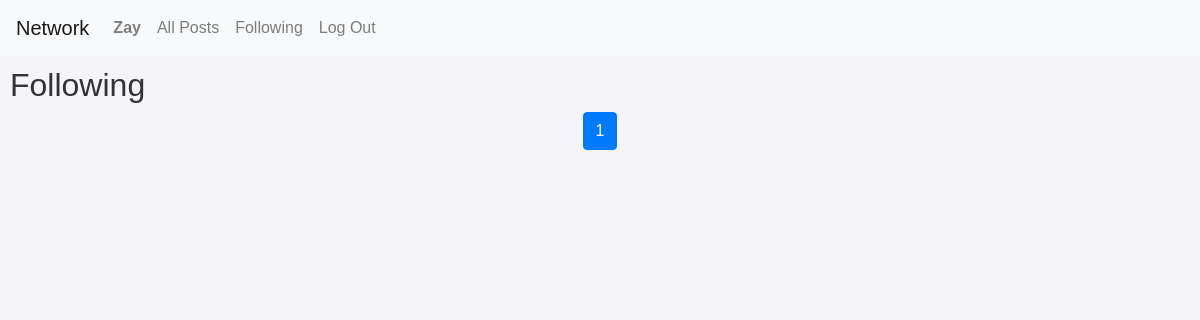
Page /following (signed in) on the earlier database version.
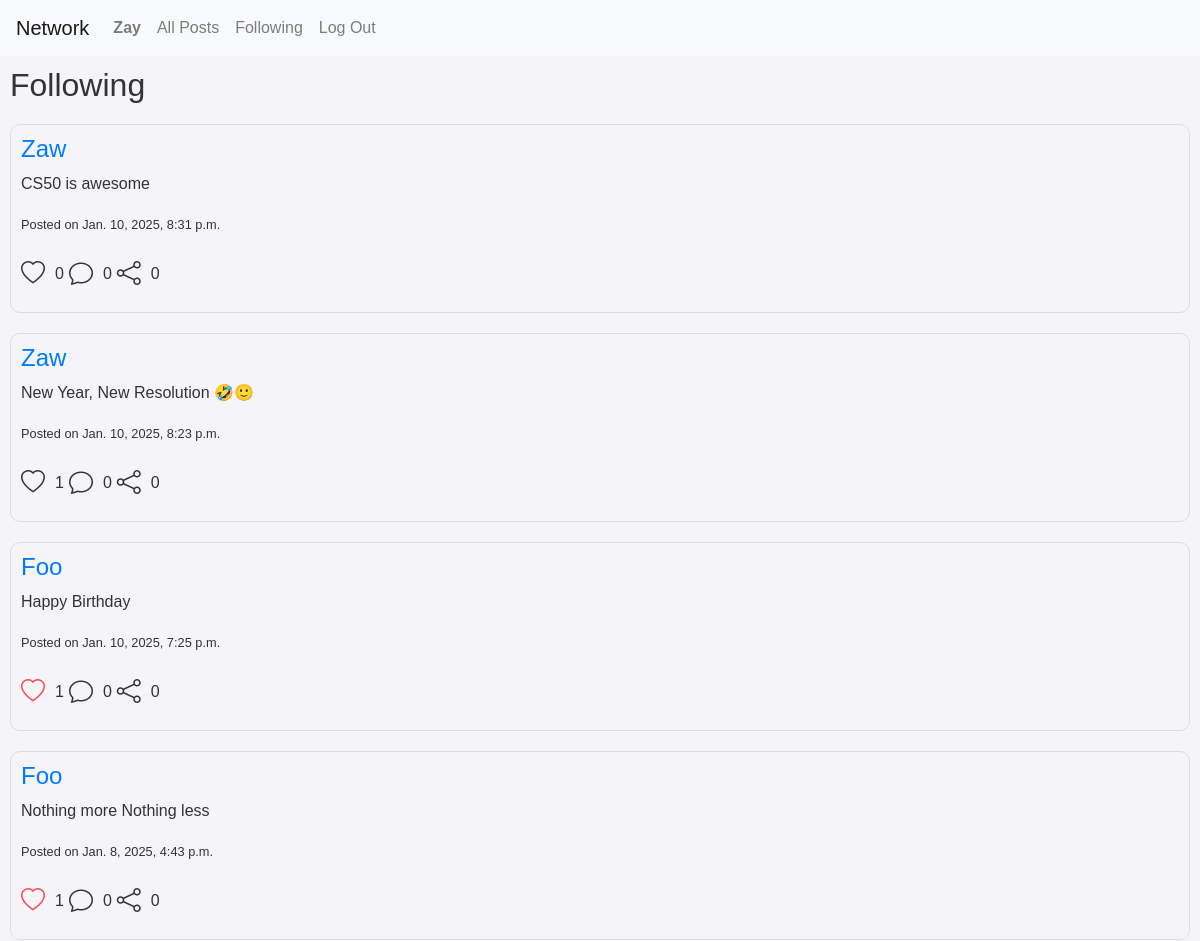
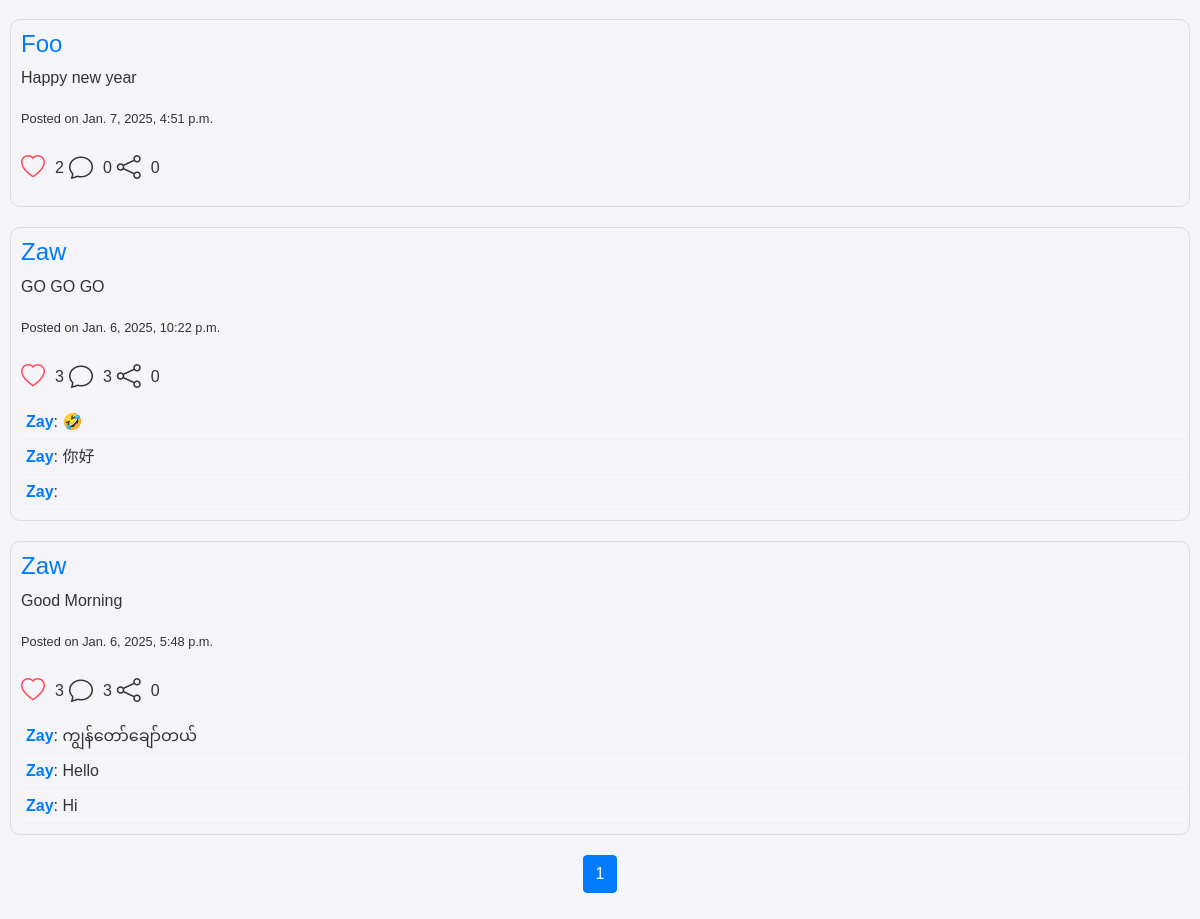
Same page on the later database version (2 pictures, top to bottom).
### network/models.py (models this page shows)
class Post(models.Model):
    userid = models.ForeignKey(User,on_delete=models.CASCADE)
    post = models.CharField(max_length=255)
    created_at = models.DateTimeField(auto_now_add=True)
    updated_at = models.DateTimeField(auto_now=True)
    like_count = models.IntegerField(default=0)
    like = models.ManyToManyField(User,related_name="liked",blank=True)
    comment_count = models.IntegerField(default=0)
    comments =models.ManyToManyField(Comment,related_name="post",blank=True)
    shares = models.IntegerField(default=0)

class User(AbstractUser):
    pass

class Comment(models.Model):
    userid = models.ForeignKey(User,on_delete=models.CASCADE)
    comment = models.CharField(max_length=255)
    created_at = models.DateTimeField(auto_now_add=True)

### network/views.py (the view)
# urls.py: path("following",views.following,name="following"),
def following(request):
    if request.method == "GET":
        user = request.user
        following = Follow.objects.filter(follower=user)
        posts = Post.objects.filter(userid__in=following.values('following')).prefetch_related(
            Prefetch('comments', queryset=Comment.objects.order_by('-created_at'))
        ).order_by('-created_at')
        paginator  = Paginator(posts,10)
        page_number = request.GET.get('page',1)
        page_obj = paginator.get_page(page_number)
        return render(request, "network/following.html", {
            "posts": page_obj,
        })

### network/templates/network/following.html (shortened to what this page needs)
{% extends "network/layout.html" %}
{% block body %}
    <h2>Following</h2>
    {% for post in posts %}
    <div class="post" data-id ="{{ post.id }}">
      <div class="content">
        <h4><a href="{% url 'profile' username=post.userid %}">{{ post.userid }}</a></h4>
        <p>{{ post.post }}</p>
        <small>Posted on {{ post.created_at }}</small>
      </div>
      <div class="actions">
        {% if user in post.like.all %}
        <i class="bi bi-heart like-button liked" data-id="{{ post.id }}"></i>
        {% else %}
          <i class="bi bi-heart like-button" data-id="{{ post.id }}"></i>
        {% endif %}
        </i><span class="like-count count">{{ post.like_count  }}</span>
        <i class="bi bi-chat"></i><span class="comment-count count">{{post.comment_count }}</span>
        <i class="bi bi-share"></i><span class="share-count count">{{ post.shares }}</span>
      </div>
      <div class="comments">
        {% for comment in post.comments.all %}
        <div class="comment">
          <span class="username">{{ comment.userid }}</span>: {{ comment.comment }}
        </div>
      {% endfor %}
    </div>
    </div>
    {% endfor %}
    <nav aria-label="Page navigation example">
      <ul class="pagination justify-content-center">
        {% for i in posts.paginator.page_range %}
        <li class="page-item {% if posts.number == i %}active{% endif %}">
          <a class="page-link" href="?page={{ i }}">{{ i }}</a>
        </li>
        {% endfor %}
      </ul>
    </nav>
{% endblock %}

Differences in the rows shown:
added Post: userid "Zaw", post "CS50 is awesome", created_at "Jan. 10, 2025, 8:31 p.m.", like_count "0", comment_count "0", shares "0"
added Post: userid "Zaw", post "New Year, New Resolution 🤣🙂", created_at "Jan. 10, 2025, 8:23 p.m.", like_count "1", comment_count "0", shares "0"
added Post: userid "Foo", post "Happy Birthday", created_at "Jan. 10, 2025, 7:25 p.m.", like_count "1", comment_count "0", shares "0"
added Post: userid "Foo", post "Nothing more Nothing less", created_at "Jan. 8, 2025, 4:43 p.m.", like_count "1", comment_count "0", shares "0"
now on this page (row edited): Post: userid "Foo", post "Happy new year", created_at "Jan. 7, 2025, 4:51 p.m.", like_count "2", comment_count "0", shares "0"
now on this page (row unchanged): Post: userid "Zaw", post "GO GO GO", created_at "Jan. 6, 2025, 10:22 p.m.", like_count "3", comment_count "3", shares "0"
now on this page (row unchanged): Comment: userid "Zay", comment "🤣", shown under "Zaw"
now on this page (row unchanged): Comment: userid "Zay", comment "你好", shown under "Zaw"
now on this page (row unchanged): Comment: userid "Zay", shown under "Zaw"
now on this page (row unchanged): Post: userid "Zaw", post "Good Morning", created_at "Jan. 6, 2025, 5:48 p.m.", like_count "3", comment_count "3", shares "0"
now on this page (row unchanged): Comment: userid "Zay", comment "ကျွန်တော်ချော်တယ်", shown under "Zaw"
now on this page (row unchanged): Comment: userid "Zay", comment "Hello", shown under "Zaw"
now on this page (row unchanged): Comment: userid "Zay", comment "Hi", shown under "Zaw"
